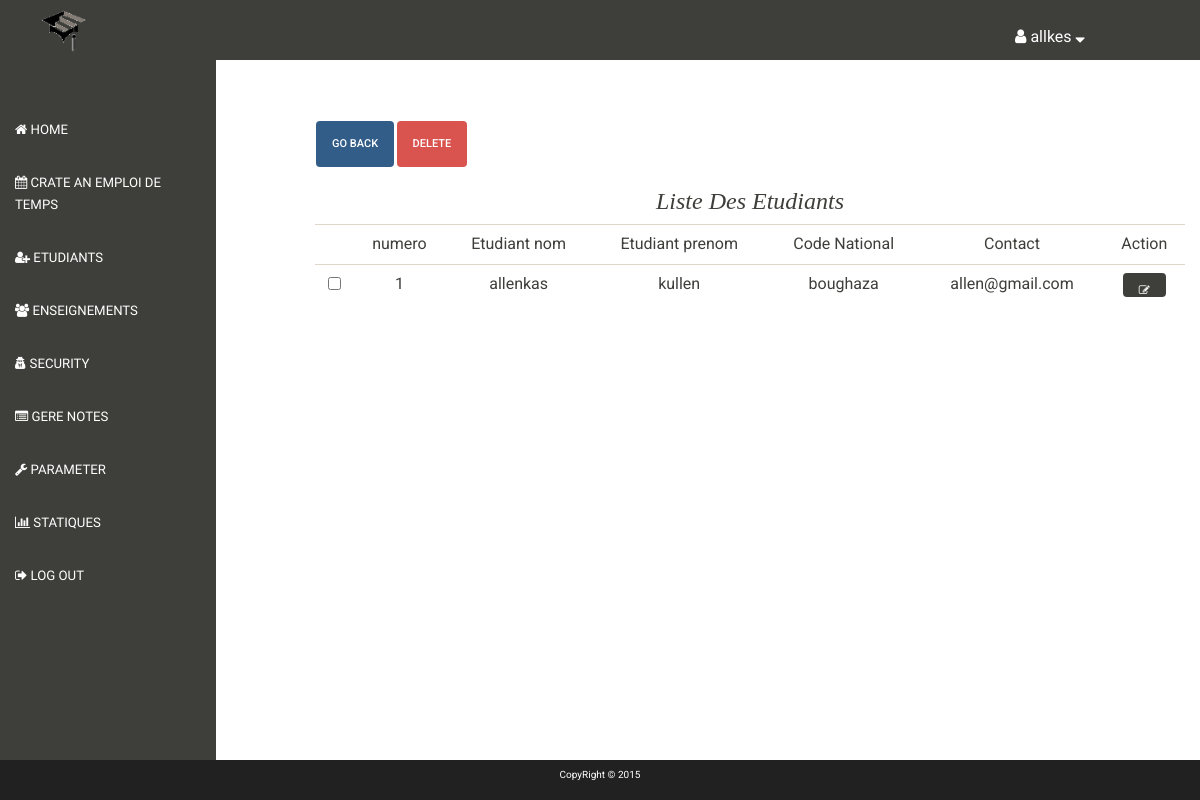
/pro.php?page=viewE (signed in), run on the app's committed database.
### tables this page shows
CREATE TABLE IF NOT EXISTS `members` (
`id` int(11) NOT NULL,
  `memb_nom` varchar(50) NOT NULL,
  `memb_prenom` varchar(50) NOT NULL,
  `memb_pass` varchar(64) NOT NULL,
  `memb_email` varchar(100) NOT NULL,
  `memb_code` varchar(32) NOT NULL,
  `memb_dNaissance` date NOT NULL,
  `gender` enum('m','f') NOT NULL,
  `matier` varchar(50) NOT NULL,
  `memb_joinned` date NOT NULL,
  `memb_group` int(11) NOT NULL,
  `memb_salt` varchar(32) NOT NULL,
  `memb_pic` text NOT NULL
);

### classes/DB.php (called while the page is built, shortened)
<?php
class DB{
    private static $_instance = null;
	       private $_pdo,
	               $_query,
	               $_error = false,
	               $_results,
	               $_count = 0;
	private function __construct(){
		try{
			$this->_pdo = new PDO('mysql:host='. Config::get('mysql/host').';
			                     dbname='. Config::get('mysql/db'),
			                               Config::get('mysql/user'),
			                               Config::get('mysql/pass'));
		}catch(PDOException $e){
			die($e->getMessage());
		}
	}
	public static function getInstance(){
		if(!isset(self::$_instance)){
			self::$_instance = new DB();
		}
		return self::$_instance;
	}
	public function query($sql, $params = array()){
		$this->_error = false;
		if($this->_query = $this->_pdo->prepare($sql)){
			$x = 1;
			if(count($params)){
				foreach ($params as $param) {
					$this->_query->bindValue($x, $param);
					$x++;
				}
			}
			if($this->_query->execute()){
				$this->_results = $this->_query->fetchAll(PDO::FETCH_OBJ);
				$this->_count = $this->_query->rowCount();
			}else{
				$this->_error = true;
			}
		}
		return $this;
	}
    public function action($action, $table, $where = array()){
		if(count($where) === 3){
			$operators = array('=', '>', '<', '>=', '<=');
			$field    = $where[0];
			$operator = $where[1];
			$value    = $where[2];
			if(in_array($operator, $operators)){
				$sql = "{$action} FROM {$table} WHERE {$field} {$operator} ?";
				if(!$this->query($sql, array($value))->error()){
					return $this;
				}
			}
		}
		return false;
	}
	public function get($table, $where){
		return $this->action('SELECT *', $table, $where);
	}
	public function getAll($where){
		$query = $this->_pdo->prepare('SELECT * FROM members WHERE memb_group = ?');
		$query->bindValue(1, $where);
		$query->execute();
		while ($row = $query->fetchObject()) {
			$results[] = $row;
		}
		if(!empty($results)) {
			return $results;
		}
		$this->_count = $query->rowCount();
	}
	public function first(){
		return $this->_results[0];
	}
	public function error(){
		return $this->_error;
	}
	public function count(){
		return $this->_count;
	}
}
?>

### classes/Config.php (called while the page is built)
<?php
class Config{
    public static function get($path = null){
		if(isset($path)){
			$config = $GLOBALS['config'];
			$path = explode('/', $path);
			foreach ($path as $bit) {
				if(isset($config[$bit])){
					$config = $config[$bit];
				}
			}
			return $config;
		}
		return false;
	}
}
?>

### classes/User.php (called while the page is built, shortened)
<?php
class User {
    private $_db,
            $_data,
            $_sessionName,
            $_cookieName,
            $_isLoggedIn;
    public function __construct($user = null){
        $this->_db = DB::getInstance();
        $this->_sessionName = Config::get('session/session_name');
        if(!$user) {
            if(Session::exists($this->_sessionName)) {
                $user = Session::get($this->_sessionName);
                if($this->find($user)) {
                    $this->_isLoggedIn = true;
                } else{
                }
            }
        } else{
            $this->find($user);
        }
    }
    public function find($user = null){
        if($user){
            $field = (is_numeric($user)) ? 'id' : 'memb_nom';
            $data = $this->_db->get('members', array($field, '=', $user));
            if($data->count()){
                $this->_data = $data->first();
                return true;
            }
        }
        return false;
    }
    public function data(){
        return $this->_data;
    }
}
?>

### classes/Session.php (called while the page is built, shortened)
<?php
class Session{
	public static function exists($name){
		return(isset($_SESSION[$name])) ? true : false;
	}
	public static function get($name){
		return $_SESSION[$name];
	}
}
?>

### viewEtud.php (the view, shortened to what this page needs)
<?php
$user = new User();
if($user->data()->memb_group == 1){
	Redirect::to('includes/error/denied.php');
} else{
	$group = 1;
	$lists = DB::getInstance()->getAll($group);
?>
<div id="lists">
	<form action="" method="post">
		<div class="panel">
			<button href="" type="button" class="btn btn-primary">Go Back</button>
			<button name="submit" type="submit" class="btn btn-danger">Delete</button>
		</div>
		<?php if(empty($lists)){ ?>
			<p>There Is No Etudiant Right Now !!</p>
		<?php } else { ?>
			<table class="table table-hover">
			<h3 class="thead">Liste Des Etudiants</h3>
				<tr>
					<td></td>
					<td>numero</td>
					<td>Etudiant nom</td>
					<td>Etudiant prenom</td>
					<td>Code National</td>
					<td>Contact</td>
					<td>Action</td>
				</tr>
				<?php foreach ($lists as $index=>$etud) { ?>
				<tr class="tr">
				    <td><input type="checkbox" name="etud[]" value="<?php echo $etud->id; ?>"></td>
					<td><?php echo $index+1; ?></td>
					<td><?php echo $etud->memb_nom; ?></td>
					<td><?php echo $etud->memb_prenom; ?></td>
					<td><?php echo $etud->memb_code; ?></td>
					<td><?php echo $etud->memb_email; ?></td>
					<td><button id="chBtn" class="btn btn-default" href=""><i class="fa fa-pencil-square-o"></i></button></td>
				</tr>
				<?php } ?>
			</table>
		<?php } ?>
	</form>
</div>
<?php } ?>

### template/css/style.css (style rules this page uses)
* { padding: 0; margin: 0; list-style: none; text-decoration: none; }
body { font-size: 100%; }

### viewEtud.php (style rules this page uses)
table td { font-size: 1.6em; }
.thead { font-family: cursive; font-style: italic; }
#chBtn { height:1em; line-height: .5em; }
.panel { text-align: left; }

### data on the page
members: memb_nom "allenkas", memb_prenom "kullen", memb_code "boughaza", memb_email "allen@gmail.com"

### other printed values
Session::get(Config::get('session/session_name')) "allkes"
